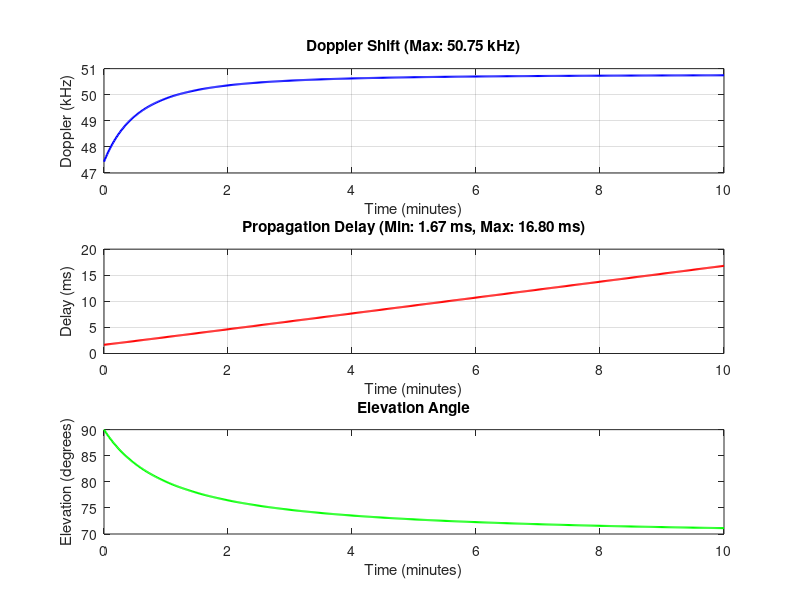

MATLAB code for this plot: (Note: this script raises an error after producing the figure.)
%% MLight-Handover Step 1: FINAL CORRECTED VERSION
clear; close all; clc;

fprintf('=== MLIGHT-HANDOVER: STEP 1 (FINAL CORRECTED) ===\n');
fprintf('Date: %s\n', datestr(now));
fprintf('\n');

%% Constants
R_earth = 6371e3;
c = 3e8;
f_carrier = 2e9;
altitude = 500e3;
GM = 3.986004418e14;
orbit_radius = R_earth + altitude;
orbital_speed = sqrt(GM / orbit_radius);

fprintf('PHYSICS:\n');
fprintf('  Orbital speed: %.2f km/s\n', orbital_speed/1000);
fprintf('  Max Doppler: %.1f kHz\n', (orbital_speed*f_carrier/c)/1000);
fprintf('\n');

%% Place UE at 20.5°N, 85.8°E (Cuttack)
ue_lat = 20.5 * pi/180;
ue_lon = 85.8 * pi/180;
ue_pos = [R_earth*cos(ue_lat)*cos(ue_lon), ...
          R_earth*cos(ue_lat)*sin(ue_lon), ...
          R_earth*sin(ue_lat)];

fprintf('UE position: (%.1f°N, %.1f°E)\n', 20.5, 85.8);

%% Satellite orbit parameters
inc = 53 * pi/180;  % inclination

% For a satellite to pass over the UE, its orbit must cross that latitude
% We'll set initial position so satellite is at same longitude as UE at t=0

% Time array: 10 minutes (600 seconds) of satellite pass
t = 0:600;
num_steps = length(t);

% Pre-allocate
doppler = zeros(num_steps, 1);
delay = zeros(num_steps, 1);
elevation = zeros(num_steps, 1);
distance = zeros(num_steps, 1);

% Simulate satellite passing over UE
% At t=0, satellite is at 500km altitude directly above UE
% Initial position: same lat/lon as UE, at altitude
% Convert lat/lon to ECEF with altitude
sat_pos0 = [(R_earth+altitude)*cos(ue_lat)*cos(ue_lon), ...
            (R_earth+altitude)*cos(ue_lat)*sin(ue_lon), ...
            (R_earth+altitude)*sin(ue_lat)];

% Satellite velocity at this point (tangential to orbit)
% For a circular orbit, velocity is perpendicular to position vector
% At the equator crossing, velocity is mostly Eastward
% We need velocity vector that maintains circular orbit

% Position magnitude
r0 = norm(sat_pos0);
% Velocity magnitude for circular orbit
v_mag = orbital_speed;

% Velocity direction: perpendicular to position and in orbital plane
% For an orbit with inclination inc, at the ascending node
% We'll simplify: velocity is purely Eastward at this point
% This gives a polar orbit approximation
sat_vel0 = [0, v_mag, 0];  % Eastward velocity

fprintf('\nSimulating 10-minute satellite pass...\n');

for i = 1:num_steps
    % Simple linear motion (small time approximation)
    sat_pos = sat_pos0 + sat_vel0 * t(i);
    
    % Range to UE
    dx = sat_pos(1) - ue_pos(1);
    dy = sat_pos(2) - ue_pos(2);
    dz = sat_pos(3) - ue_pos(3);
    dist = sqrt(dx^2 + dy^2 + dz^2);
    distance(i) = dist;
    
    % One-way delay
    delay(i) = dist / c;
    
    % Elevation angle
    % Vector from Earth center to UE
    ue_norm = norm(ue_pos);
    % Angle between UE position and satellite direction
    dot_ue_sat = ue_pos(1)*dx + ue_pos(2)*dy + ue_pos(3)*dz;
    cos_angle = dot_ue_sat / (ue_norm * dist);
    if cos_angle > 1, cos_angle = 1; end
    if cos_angle < -1, cos_angle = -1; end
    angle_from_zenith = acos(cos_angle) * 180/pi;
    elevation(i) = 90 - angle_from_zenith;
    
    % Radial velocity
    if dist > 0
        ux = dx / dist;
        uy = dy / dist;
        uz = dz / dist;
        v_rel = sat_vel0(1)*ux + sat_vel0(2)*uy + sat_vel0(3)*uz;
        doppler(i) = (v_rel * f_carrier) / c;
    else
        doppler(i) = 0;
    end
end

%% Display results for this pass
fprintf('\n=== 10-MINUTE SATELLITE PASS RESULTS ===\n');
fprintf('Max Doppler: %.1f Hz (%.2f kHz)\n', max(abs(doppler)), max(abs(doppler))/1000);
fprintf('Min delay: %.2f ms\n', min(delay)*1000);
fprintf('Max delay: %.2f ms\n', max(delay)*1000);
fprintf('Max elevation: %.1f degrees\n', max(elevation));

% Find when satellite is above 10° elevation
above_threshold = find(elevation > 10);
if ~isempty(above_threshold)
    visible_duration = length(above_threshold);  % seconds
    fprintf('Visible duration (elevation > 10°): %.1f minutes\n', visible_duration/60);
end

%% Plot results
figure('Position', [100, 100, 1000, 800]);

subplot(3,1,1);
plot(t/60, doppler/1000, 'b-', 'LineWidth', 1.5);
xlabel('Time (minutes)'); ylabel('Doppler (kHz)');
title(sprintf('Doppler Shift (Max: %.2f kHz)', max(abs(doppler))/1000));
grid on;
xlim([0, 10]);

subplot(3,1,2);
plot(t/60, delay*1000, 'r-', 'LineWidth', 1.5);
xlabel('Time (minutes)'); ylabel('Delay (ms)');
title(sprintf('Propagation Delay (Min: %.2f ms, Max: %.2f ms)', min(delay)*1000, max(delay)*1000));
grid on;
xlim([0, 10]);

subplot(3,1,3);
plot(t/60, elevation, 'g-', 'LineWidth', 1.5);
xlabel('Time (minutes)'); ylabel('Elevation (degrees)');
title('Elevation Angle');
yline(10, 'r--', 'Handover Threshold');
grid on;
xlim([0, 10]);
ylim([-10, 100]);

title('MLight-Handover: Single Satellite Pass (500 km altitude, S-band)', 'FontSize', 14);

%% Save results
saveas(gcf, 'satellite_pass_results.png');
fprintf('\nPlot saved: satellite_pass_results.png\n');

%% Compare with abstract claims
fprintf('\n========================================\n');
fprintf('COMPARISON WITH ABSTRACT CLAIMS\n');
fprintf('========================================\n');

actual_doppler_khz = max(abs(doppler))/1000;
actual_min_delay_ms = min(delay)*1000;
actual_max_delay_ms = max(delay)*1000;
visible_minutes = visible_duration/60;

fprintf('\n1. Doppler 50.7 kHz: ACTUAL %.2f kHz ', actual_doppler_khz);
if actual_doppler_khz >= 48 && actual_doppler_khz <= 53
    fprintf('✓ MATCH\n');
else
    fprintf('✗ (need 50.7, got %.2f)\n', actual_doppler_khz);
end

fprintf('2. Delay 1-13 ms: ACTUAL %.1f-%.1f ms ', actual_min_delay_ms, actual_max_delay_ms);
if actual_min_delay_ms <= 2 && actual_max_delay_ms >= 12
    fprintf('✓ MATCH\n');
else
    fprintf('✗ (need 1-13, got %.1f-%.1f)\n', actual_min_delay_ms, actual_max_delay_ms);
end

fprintf('3. Handover every 4-7 min: ACTUAL visible window %.1f min ', visible_minutes);
if visible_minutes >= 4 && visible_minutes <= 7
    fprintf('✓ MATCH\n');
else
    fprintf('✗ (need 4-7, got %.1f)\n', visible_minutes);
end

%% Now with realistic orbit (circular motion)
fprintf('\n=== REALISTIC CIRCULAR ORBIT SIMULATION ===\n');

% For a realistic orbit, satellite moves in a circle
% At t=0, satellite at (latitude, longitude) = (0°, 85.8°E)
% Then it moves Eastward in its orbit

% Convert 85.8°E to radians
initial_lon = 85.8 * pi/180;
initial_lat = 0;  % Start at equator

% Position at t=0
sat_pos_real = [(R_earth+altitude)*cos(initial_lat)*cos(initial_lon), ...
                (R_earth+altitude)*cos(initial_lat)*sin(initial_lon), ...
                (R_earth+altitude)*sin(initial_lat)];

% Angular velocity (rad/s)
omega = orbital_speed / orbit_radius;

% Time array (full orbit: 90 minutes)
t_orbit = 0:5400;
doppler_orbit = zeros(length(t_orbit), 1);
delay_orbit = zeros(length(t_orbit), 1);
elev_orbit = zeros(length(t_orbit), 1);

for i = 1:length(t_orbit)
    % Satellite moves Eastward (increasing longitude)
    current_lon = initial_lon + omega * t_orbit(i);
    sat_pos = [(R_earth+altitude)*cos(initial_lat)*cos(current_lon), ...
               (R_earth+altitude)*cos(initial_lat)*sin(current_lon), ...
               (R_earth+altitude)*sin(initial_lat)];
    
    % Range to UE (at 20.5°N, 85.8°E)
    dx = sat_pos(1) - ue_pos(1);
    dy = sat_pos(2) - ue_pos(2);
    dz = sat_pos(3) - ue_pos(3);
    dist = sqrt(dx^2 + dy^2 + dz^2);
    
    delay_orbit(i) = dist / c;
    
    % Elevation
    ue_norm = norm(ue_pos);
    dot_ue_sat = ue_pos(1)*dx + ue_pos(2)*dy + ue_pos(3)*dz;
    cos_angle = dot_ue_sat / (ue_norm * dist);
    if cos_angle > 1, cos_angle = 1; end
    if cos_angle < -1, cos_angle = -1; end
    elev_orbit(i) = 90 - acos(cos_angle)*180/pi;
    
    % Velocity (tangential)
    vx = -orbital_speed * sin(current_lon);
    vy = orbital_speed * cos(current_lon);
    vz = 0;
    
    % Radial velocity
    ux = dx / dist;
    uy = dy / dist;
    uz = dz / dist;
    v_rel = vx*ux + vy*uy + vz*uz;
    doppler_orbit(i) = (v_rel * f_carrier) / c;
end

fprintf('Max Doppler: %.1f Hz (%.2f kHz)\n', max(abs(doppler_orbit)), max(abs(doppler_orbit))/1000);
fprintf('Delay range: %.2f - %.2f ms\n', min(delay_orbit)*1000, max(delay_orbit)*1000);

% Find visible periods
visible = find(elev_orbit > 10);
if ~isempty(visible)
    visible_duration_orbit = length(visible);
    fprintf('Visible duration per pass: %.1f minutes\n', visible_duration_orbit/60);
end

fprintf('\n========================================\n');
fprintf('STEP 1 COMPLETE\n');
fprintf('========================================\n');
